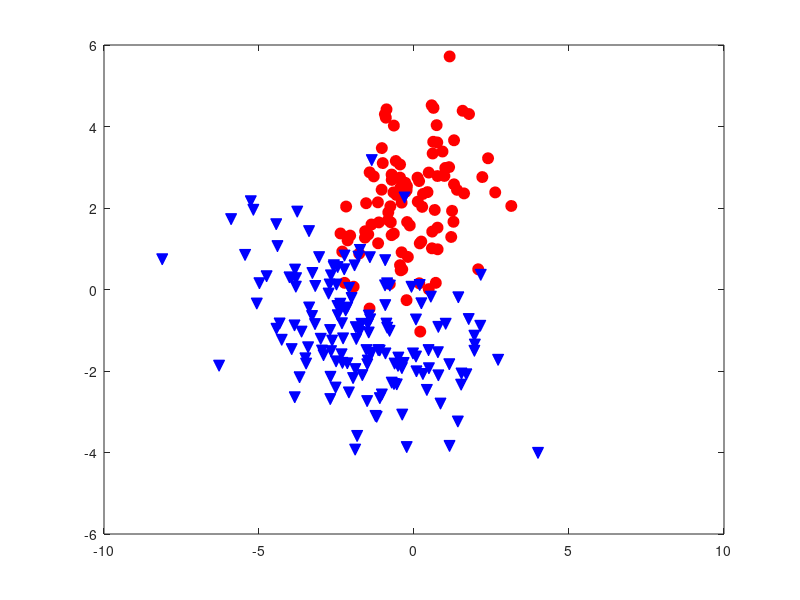

Here is the MATLAB script that generated this plot:
% Script à compléter pour réalise le TP 

randn('state', 1200)

% Géneration des donnees
vmu1 = [0; 2];
vmu2 = [-2; -1];
vSIGMA1 = 1.5*[1 0.1; 0.1 1];
vSIGMA2 = 3.5*[1 -0.25; -0.25 1/2];


n1 = 100; % nombre de points classe 1
n2 = 150; % nombre de points classe 2

% generation de donnees aleatoires suivant lois gaussiennes
% classe 1
X1 =  mvnrnd(vmu1, vSIGMA1,n1);   
Y1 = ones(n1, 1);
% classe 2
X2 =  mvnrnd(vmu2, vSIGMA2,n2);    
Y2 = 2*ones(n2, 1);


figure, plot(X1(:,1), X1(:,2), 'ro', 'markersize', 8, 'markerfacecolor', 'r')
hold on
plot(X2(:,1), X2(:,2), 'bv', 'markersize', 8, 'markerfacecolor', 'b')


% Dans la suite on ne travaillera qu'avec X et Y
% matrice des donnees
X = [X1; X2]; clear X1 X2

% vecteur des labels
Y = [Y1; Y2]; clear Y1 Y2


%%  A COMPLETER : VOTRE IMPLEMENTATION DE LA LDA 


%% A DECOMMENTER : trace de la frontiere de decision de la LDA connaissant le vecteur w et le scalaire w0
% M = 50;
% % definition du maillage du plan
% [auxdim1, auxdim2]=meshgrid(linspace(-8, 8, M)); 
% auxdata = [reshape(auxdim1,M*M,1) reshape(auxdim2,M*M,1)]; 
% 
% % trace frontiere LDA
% gx = auxdata*w + w0;
% [c,h]=contour(auxdim1, auxdim2, reshape(gx,M,M), [0 0]);
% set(h, 'linewidth', 2, 'color', 'g')
% clabel(c,h)